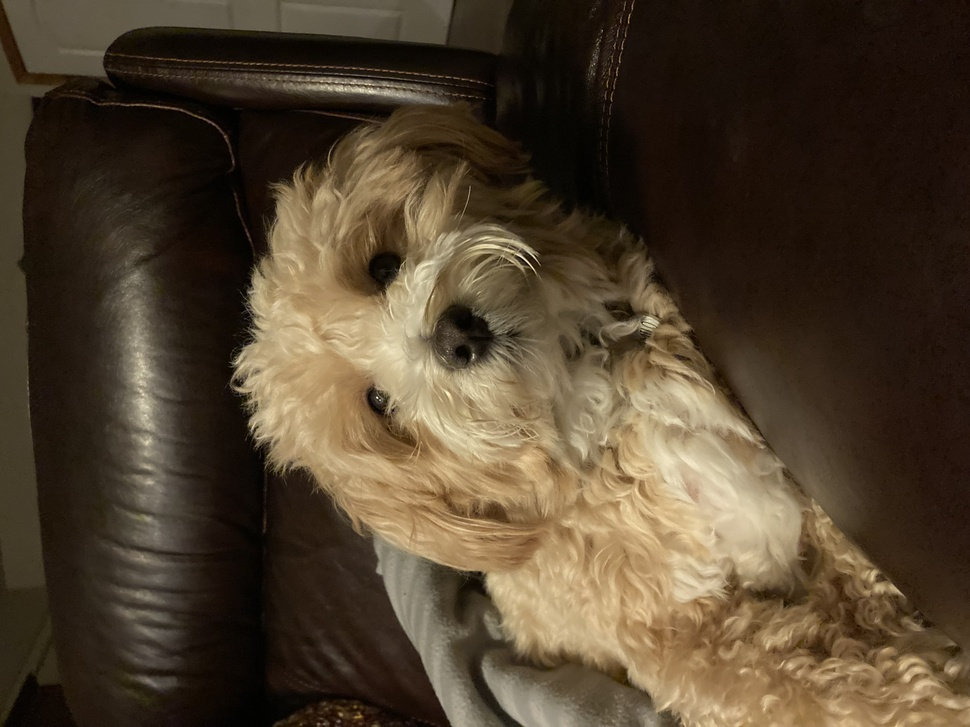
#> input picture assignmentplan/Milo.jpg, 970 x 727 px, shrunk from 4032 x 3024 before the run
$ python main.py
#> lines starting #> are read from the running program, lines starting #| are printed output that depends on the picture
import csv
import numpy as np
import PIL
import matplotlib.pyplot as plt
import matplotlib.patches as mpatches
from matplotlib.collections import PatchCollection
from matplotlib.backend_bases import MouseButton
from matplotlib.widgets import Button
import time as timepack
import random
import turtle
import matplotlib.pyplot
from PIL import Image, ImageOps
class plot_project:
    # This is the initialization function of the class
    def __init__(self):
        # Initialize the figure and set the size
        self.fig, self.ax = plt.subplots(figsize=(8, 8))

        # Set the axis limits
        self.ax.set(xlim=(-20, 20), ylim=(-20, 20))

        # Initialize the patches list
        self.patches = []
        # Set the background color of the plot
        self.ax.set_facecolor('indigo')
        # Initialize the drawing flag
        self.is_drawing = False
        self.drawn_points = []

        # Connect the mouse button press and release events
        self.fig.canvas.mpl_connect('button_press_event', self.left_click)
        self.fig.canvas.mpl_connect('button_release_event', self.release_left_click)
        self.fig.canvas.mpl_connect('motion_notify_event', self.while_holding_left_click)
        self.fig.canvas.mpl_connect('button_press_event', self.change_background_color)
        self.fig.canvas.mpl_connect('key_press_event', self.clear_markers)
    def draw_static_rectangle(self, x, y, height, width):
        # add a rectangle
        rect = mpatches.Rectangle((x, y), width, height, ec="none")
        self.patches.append(rect)

    def draw_rectangle(self): # Puts 4 rectangles to make a frame
        self.draw_static_rectangle(-10, -12, 2, 20)
        p = PatchCollection(self.patches, alpha=1)
        p.set_facecolor('black')
        self.ax.add_collection(p)
        self.patches = []

        self.draw_static_rectangle(-10, -12, 20, 2)
        p = PatchCollection(self.patches, alpha=1)
        p.set_facecolor('black')
        self.ax.add_collection(p)
        self.patches = []

        self.draw_static_rectangle(-10, 8, 2, 20)
        p = PatchCollection(self.patches, alpha=1)
        p.set_facecolor('black')
        self.ax.add_collection(p)
        self.patches = []

        self.draw_static_rectangle(8, -12, 20, 2)
        p = PatchCollection(self.patches, alpha=1)
        p.set_facecolor('black')
        self.ax.add_collection(p)
        self.patches = []

    def left_click(self, event):
        if event.button == MouseButton.LEFT:
            self.is_drawing = True
            self.drawn_points = [(event.xdata, event.ydata)]

    def release_left_click(self, event):
        if event.button == MouseButton.LEFT:
            self.is_drawing = False
            self.drawn_points = []

    def while_holding_left_click(self, event): # When user holds let click, markers will be added where the x and y coordinates are saved to the list in the previous 2 functions
        if self.is_drawing:
            self.drawn_points.append((event.xdata, event.ydata))
            x, y = zip(*self.drawn_points)
            self.ax.scatter(x, y, marker='*', s=100, color='yellow')
            self.fig.canvas.draw()

    def change_background_color(self, event):
        if event.button == MouseButton.RIGHT: # When user right clicks, the background will change color
            colors = ['red', 'green', 'blue', 'salmon', 'purple']
            color = random.choice(colors)
            self.ax.set_facecolor(color)
            self.fig.canvas.draw()

    def clear_markers(self, event):
        if event.key == 'x':
            self.ax.cla()  # Clear the plot
            self.ax.set(xlim=(-20, 20), ylim=(-20, 20))  # Set the axis limits
            self.draw_rectangle()  # Redraw the rectangle
            plt.imshow(My_Image, extent=(-8, 8, -10, 8))
            self.fig.canvas.draw()

if __name__ == '__main__':
    project = plot_project()
    project.draw_rectangle()
    FileName = 'Milo.jpg'
    My_Image = PIL.Image.open(FileName)  # Open image file into memory (doesn't display the picture)
#> My_Image is the input picture: PIL image 970x727 RGB; mean R, G, B 79.9, 65.2, 46.2
    My_Image = ImageOps.exif_transpose(My_Image)
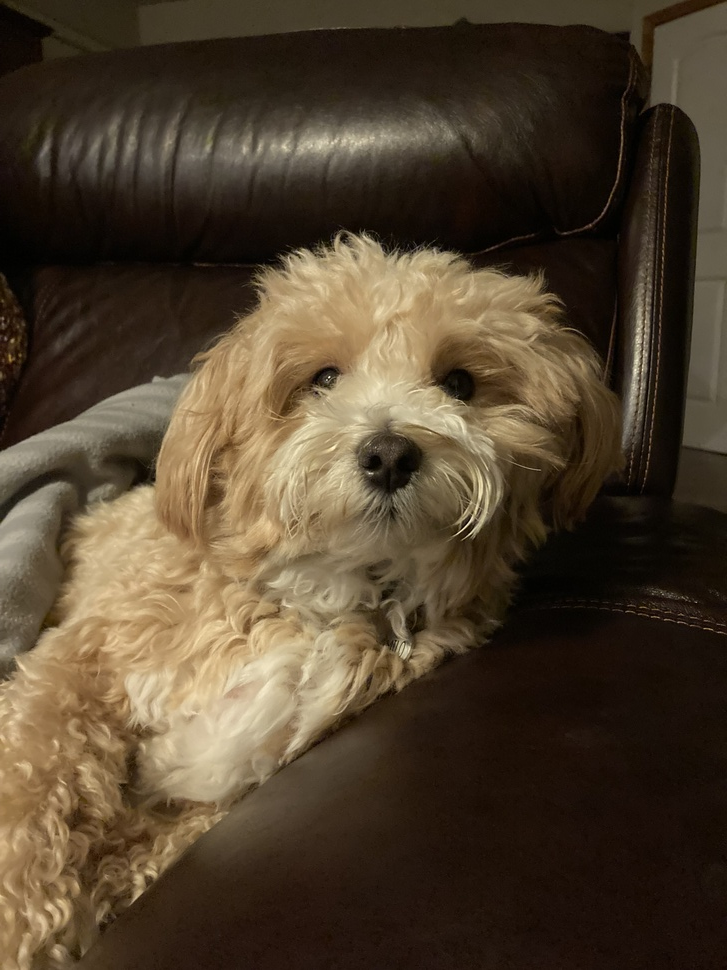
#> My_Image: PIL image 727x970 RGB; mean R, G, B 79.9, 65.2, 46.2
    plt.imshow(My_Image, extent=(-8, 8, -10, 8))  # Plot the image and set the extent to match the axis limits
    plt.title("Shrey Bosamia, Interactive Portrait")
    plt.show()
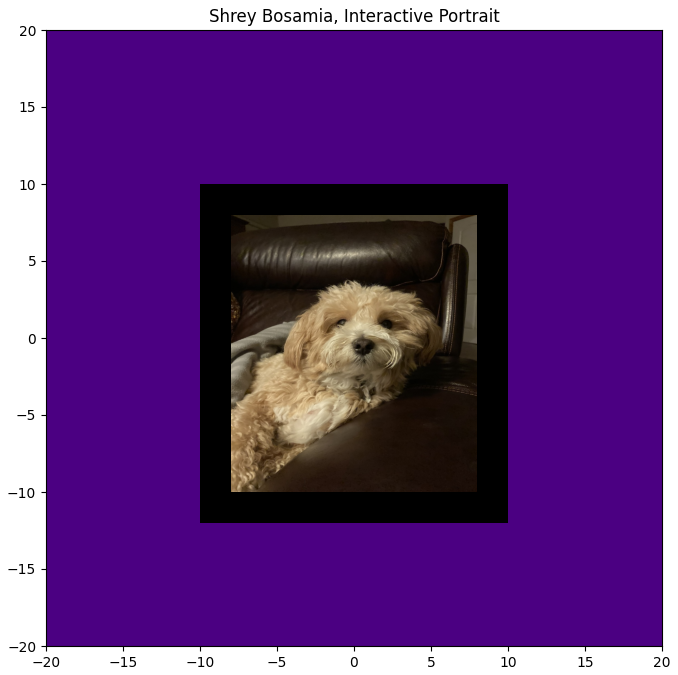
#> figure drawn by matplotlib, 1 panel
    project.fig.savefig('bosamia_portrait')  # Save the plot figure before showing it

$ run again, with assignmentplan/runt.jpg copied over assignmentplan/Milo.jpg
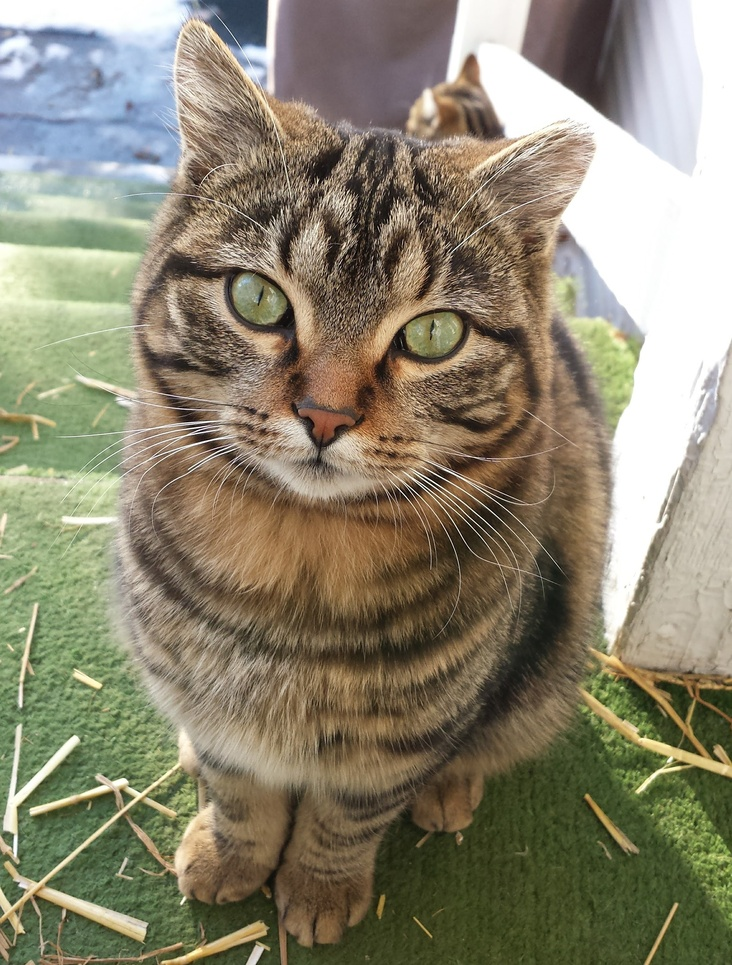
#> input picture assignmentplan/runt.jpg, 732 x 965 px, shrunk from 2305 x 3039 before the run
#> My_Image is the input picture: PIL image 732x965 RGB; mean R, G, B 139.1, 133.4, 112.4
#> `plt.show()`:
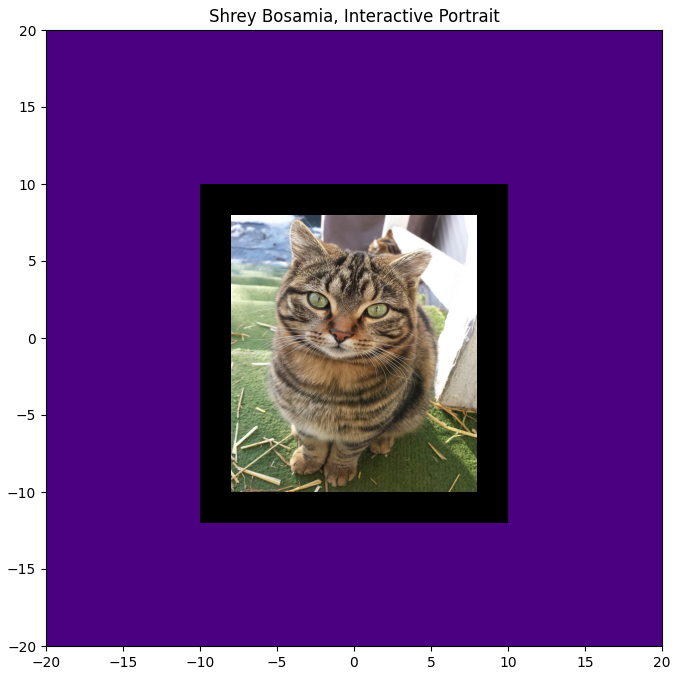
#> figure drawn by matplotlib, 1 panel
